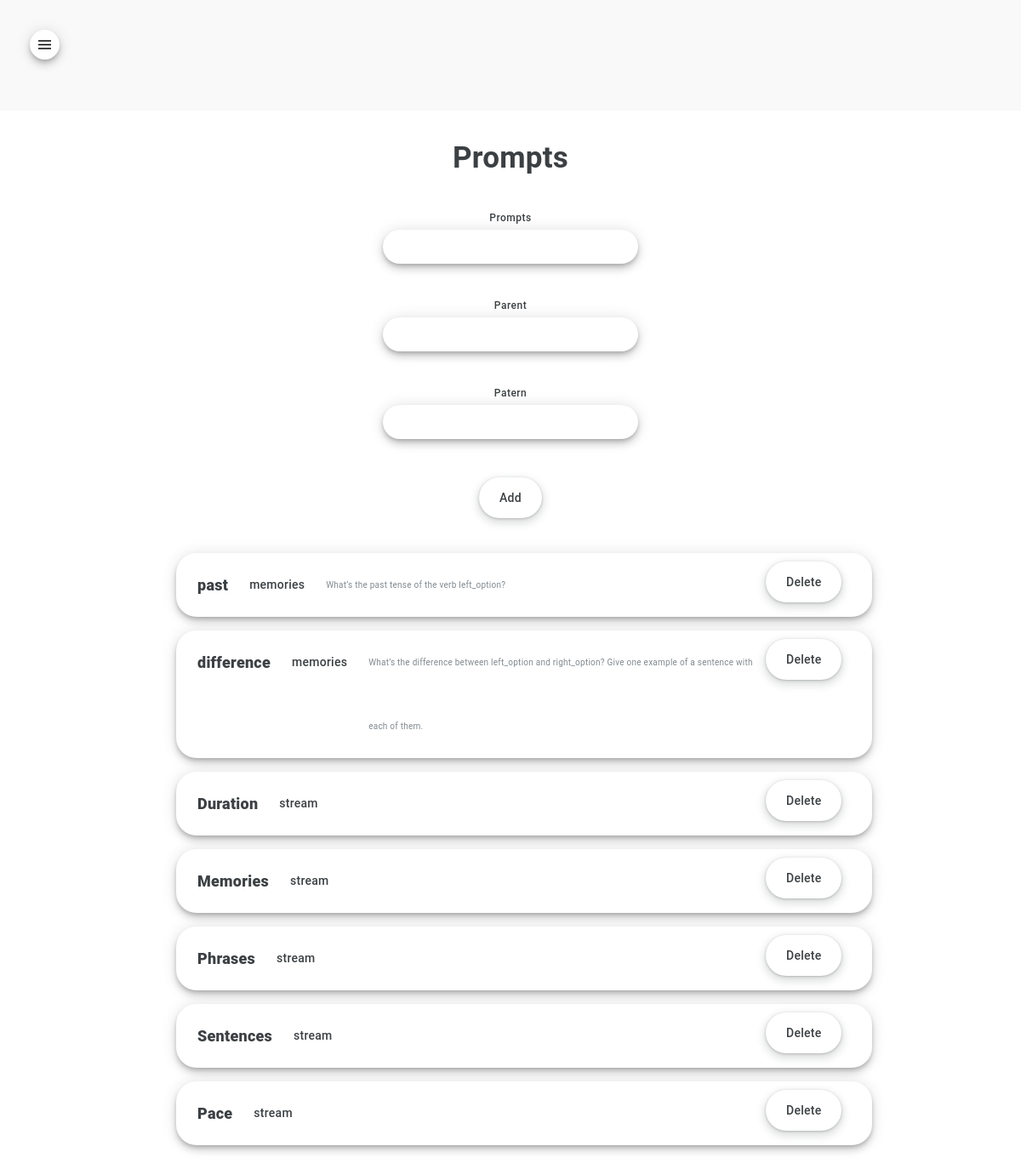
The page /prompts.html (signed in) on the database its author committed.
### nieszkolni_app/models.py (models this page shows)
class Prompt(models.Model):
    class Meta:
        unique_together = (("prompt", "parent"),)
    prompt = models.CharField(max_length=200, default="")
    parent = models.CharField(max_length=200, default="")
    pattern = models.CharField(max_length=200, default="")

### nieszkolni_app/views.py (the view, shortened to what this page needs)
# urls.py: path('prompts.html', views.prompts, name="prompts"),
@staff_member_required
def prompts(request):
    if request.user.is_authenticated:
        first_name = request.user.first_name
        last_name = request.user.last_name
        current_user = first_name + " " + last_name
        prompts = KnowledgeManager().display_all_prompts()
        return render(request, "prompts.html", {
            "prompts": prompts
            })

### nieszkolni_folder/knowledge_manager.py (called while the page is built)
    def display_all_prompts(self):
        with connection.cursor() as cursor:
            cursor.execute(f'''
                SELECT prompt, parent, pattern
                FROM nieszkolni_app_prompt
                ''')
            prompts = cursor.fetchall()
            return prompts

### nieszkolni_app/templates/prompts.html (shortened to what this page needs)
{% extends 'base.html' %}
{% block 'content' %}
<h1>Prompts</h1>
<div class="flex-parent jc-center">
	<form action="{% url 'prompts' %}" method="POST">
		<div class="input_container">
			<label class="input_label">Prompts</label>
			<input type="text" name="prompt" class="input_content">
			<label class="input_label">Parent</label>
			<input type="text" name="parent" class="input_content">
			<label class="input_label">Patern</label>
			<input type="text" name="pattern" class="input_content">
		</div>
		<div class="flex-parent jc-center">
			<button type="submit" class="button_main" name="prompts_action" value="add_prompt">Add</button>
		</div>
	</form>
</div>
<div class="list_container">
	<ul class="list">
		{% for prompt in prompts %}
			<form action="{% url 'prompts' %}" method="POST">
				<li class="list_item">
					<div class="list_content">{{ prompt.0 }}</div>
					<div class="list_content_inside">{{ prompt.1 }}</div>
					<div class="list_content_small">{{ prompt.2 }}</div>
					<button type="submit" class="list_button button_main" name="prompts_action" value="delete_prompt">Delete</button>
				</li>
			</form>
		{% endfor %}
	</ul>
</div>
{% include 'footer.html' %}
{% endblock %}

### nieszkolni_app/static/styles.css (style rules this page uses)
body { margin: 0px; }
.button_main { align-items: center; appearance: none; background-color: #fff; border-radius: 24px; border-style: none; box-shadow: rgba(0, 0, 0, .2) 0 3px 5px -1px,rgba(0, 0, 0, .14) 0 6px 10px 0,rgba(0, 0, 0, .12) 0 1px 18px 0; box-sizing: border-box; color: #3c4043; cursor: pointer; display: inline-flex; fill: currentcolor; font-family: "Google Sans",Roboto,Arial,sans-serif; font-size: 14px; font-weight: 500; height: 48px; justify-content: center; letter-spacing: .25px; line-height: normal; margin: 10px; max-width: 100%; overflow: visible; padding: 2px 24px; position: relative; text-align: center; text-decoration: none; text-transform: none; transition: box-shadow 280ms cubic-bezier(.4, 0, .2, 1),opacity 15ms linear 30ms,transform 270ms cubic-bezier(0, 0, .2, 1) 0ms; user-select: none; -webkit-user-select: none; touch-action: manipulation; width: auto; will-change: transform,opacity; z-index: 0; }
.button_main:not(:disabled) { box-shadow: rgba(60, 64, 67, .3) 0 1px 3px 0, rgba(60, 64, 67, .15) 0 4px 8px 3px; }
.flex-parent { display: flex; }
.jc-center { justify-content: center; }
.input_label { color: #3c4043; display: flex; font-family: "Google Sans", Roboto, Arial, sans-serif; font-size: 12px; font-weight: 500; letter-spacing: .5px; margin: 5px; position: relative; }
.input_content { border-radius: 24px; border-style: none; box-shadow: rgba(0, 0, 0, .2) 0 3px 5px -1px,rgba(0, 0, 0, .14) 0 6px 10px 0,rgba(0, 0, 0, .12) 0 1px 18px 0; clear: left; color: #3c4043; display: flex; font-family: "Google Sans", Roboto, Arial, sans-serif; font-size: 14px; font-weight: 500; height: 40px; letter-spacing: .5px; margin-bottom: 35px; padding-left: 15px; position: relative; width: 300px; }
.input_container { align-items: center; display: flex; flex-direction: column; justify-content: center; margin-left: auto; margin-right: auto; }
.list { list-style: none; }
.list_item { alignment-baseline: middle; appearance: none; background-color: #fff; border-radius: 24px; border-style: none; box-shadow: rgba(0, 0, 0, .2) 0 3px 5px -1px,rgba(0, 0, 0, .14) 0 6px 10px 0,rgba(0, 0, 0, .12) 0 1px 18px 0; box-sizing: border-box; color: #3c4043; display: flex; fill: currentcolor; font-family: "Google Sans", Roboto, Arial, sans-serif; font-size: 14px; font-weight: 500; line-height: 75px; letter-spacing: .25px; margin-left: auto; margin-right: auto; margin-top: 15px; margin-bottom: 15px; max-width: 90%; padding: 0px 25px 0px 25px; position: relative; text-decoration: none; text-transform: none; transition: box-shadow 280ms cubic-bezier(.4, 0, .2, 1), opacity 15ms linear 30ms, transform 270ms cubic-bezier(0, 0, .2, 1) 0ms; touch-action: manipulation; user-select: none; width: 70%; will-change: transform, opacity; z-index: 0; overflow:hidden; white-space:no-wrap; text-overflow:ellipsis; }
.list_content { display: inline-flex; color: #3c4043; font-size: 18px; font-weight: 850; }
.list_content_small { display: inline-flex; color: #81898F; font-size: 10px; font-weight: 400; margin-left: 25px; }
.list_content_inside { display: inline-flex; margin-left: 25px; }
.list_button { margin-left: auto; }
h1 { color: #3c4043; font-family: "Google Sans", Roboto, Arial, sans-serif; font-size: 35px; font-weight: 750; letter-spacing: .25px; margin-bottom: 35px; text-align: center; }

### rows shown on the page
Prompt: prompt "past", parent "memories", pattern "What’s the past tense of the verb left_option?"
Prompt: prompt "difference", parent "memories", pattern "What’s the difference between left_option and right_option? Give one example of a sentence with each of them."
Prompt: prompt "Duration", parent "stream"
Prompt: prompt "Memories", parent "stream"
Prompt: prompt "Phrases", parent "stream"
Prompt: prompt "Sentences", parent "stream"
Prompt: prompt "Pace", parent "stream"
